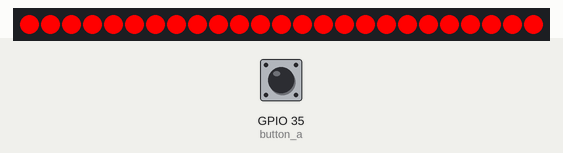
The program below on a simulated ESP32 board running MicroPython. On the bench: 25 RGB LEDs in strip order, left to right. The test bench sets the inputs (shaded band); at power-on: GPIO 35 (button_a) LOW. What the program prints to the serial console is not drawn.

Above: at 1.2 s.
1.3 s: GPIO 35 (button_a) pulled HIGH for 0.15 s
At 1.8 s:
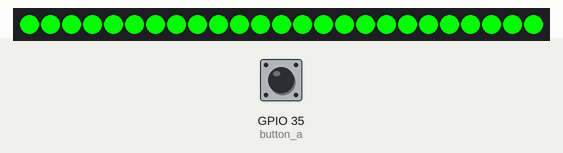
2.9 s: GPIO 35 (button_a) pulled HIGH for 1 s
At 4.3 s:
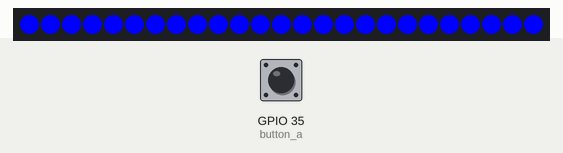
5.4 s: GPIO 35 (button_a) pulled HIGH for 3.2 s
At 6.4 s:
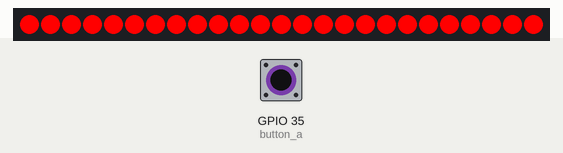
Timing chart, 0 to 8.4 s (numbered marks = the images above; inputs shaded):
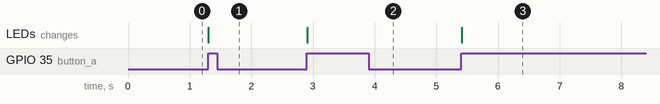

Measured:
- after the input at 1.3 s, the LEDs: change at once (image 1)
- after the input at 2.9 s, the LEDs: change at once (image 2)
- after the input at 5.4 s, the LEDs: change at once (image 3)

The program:

ch06_color_cycle.py
```python
# 파일명: ch06_color_cycle.py
# 버튼으로 색상 바꾸기

from machine import Pin
import neopixel
import time

button_a = Pin(35, Pin.IN, Pin.PULL_DOWN)
np = neopixel.NeoPixel(Pin(23), 25)

# 색상 리스트
colors = [
    (255, 0, 0),    # 빨강
    (0, 255, 0),    # 초록
    (0, 0, 255)     # 파랑
]

# 상태 변수
color_index = 0  # 현재 색상 번호
prev_button = 0

def fill(color):
    """전체 LED를 같은 색으로"""
    for i in range(25):
        np[i] = color
    np.write()

# 처음 색상 표시
fill(colors[color_index])
print(f"색상: {color_index} - {colors[color_index]}")

print("버튼 A를 눌러서 색상을 바꾸세요!")

while True:
    curr_button = button_a.value()

    # 버튼 눌림 감지
    if prev_button == 0 and curr_button == 1:
        # 다음 색상으로
        color_index = (color_index + 1) % 3

        # LED 업데이트
        fill(colors[color_index])
        print(f"색상: {color_index} - {colors[color_index]}")

    prev_button = curr_button
    time.sleep(0.05)
```
